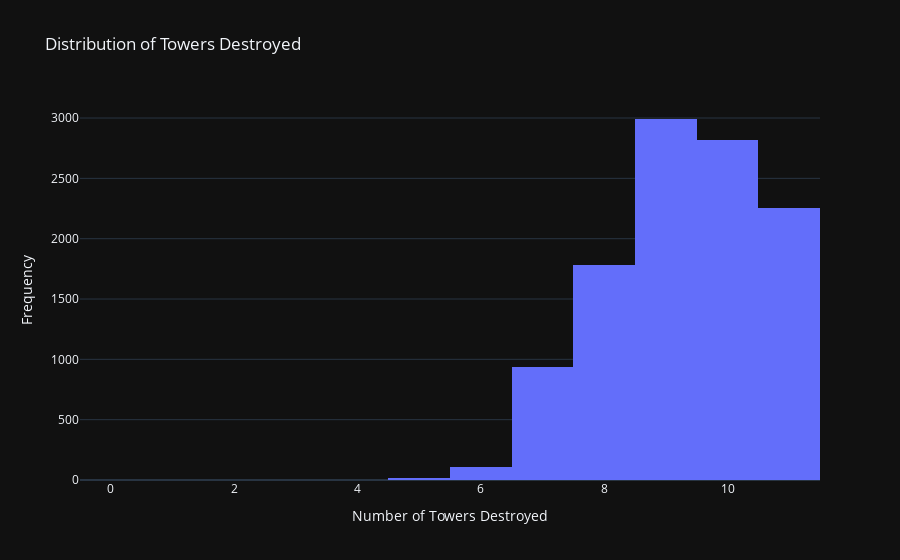

The notebook cell this image was saved under:
### Code cell
fig = px.histogram(filtered_df[filtered_df['result'] == 1], x='towers', nbins=20, title='Distribution of Towers Destroyed',
                   labels={'towers': 'Winners Number of Towers Destroyed'})

# Customize the layout for better readability
fig.update_layout(
    xaxis_title='Number of Towers Destroyed',
    yaxis_title='Frequency',
    template='plotly_dark'
)
fig.write_html('assets/win_dist_towers.html', include_plotlyjs='cdn')
fig

### Figure 1 — Plotly figure (JSON) as saved in the notebook; plotly's stock layout.template omitted (floating-point values rounded to 4 significant figures; data arrays with more than 128 entries replaced by an {"elided": "..."} marker saying what was removed)
{"data": [{"alignmentgroup": "True", "bingroup": "x", "hovertemplate": "Winners Number of Towers Destroyed=%{x}<br>count=%{y}<extra></extra>", "legendgroup": "", "marker": {"color": "#636efa", "pattern": {"shape": ""}}, "name": "", "nbinsx": 20, "offsetgroup": "", "orientation": "v", "showlegend": false, "type": "histogram", "x": {"elided": "10897 int values"}, "xaxis": "x", "yaxis": "y"}], "layout": {"barmode": "relative", "legend": {"tracegroupgap": 0}, "title": {"text": "Distribution of Towers Destroyed"}, "xaxis": {"anchor": "y", "domain": [0, 1], "title": {"text": "Number of Towers Destroyed"}}, "yaxis": {"anchor": "x", "domain": [0, 1], "title": {"text": "Frequency"}}}}
